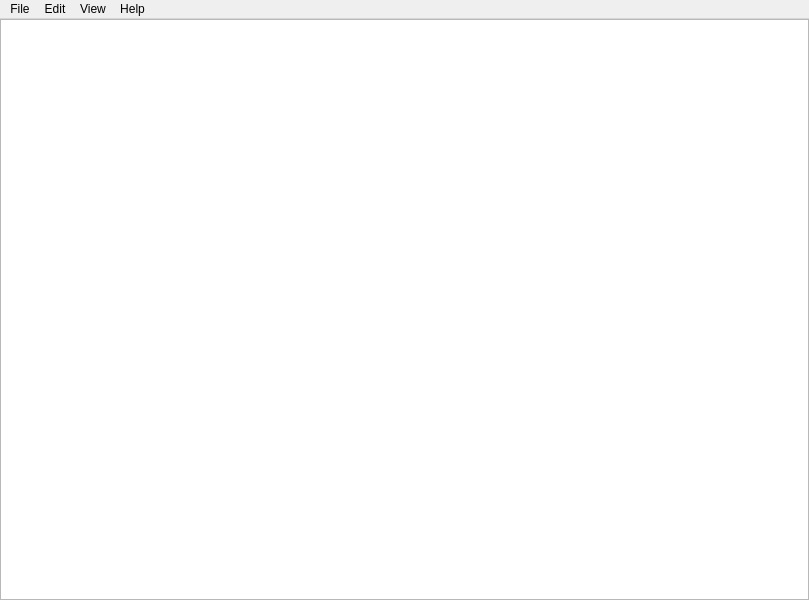
<?xml version="1.0" encoding="UTF-8"?>
<ui version="4.0">
 <class>MainWindow</class>
 <widget class="QMainWindow" name="MainWindow">
  <property name="geometry">
   <rect>
    <x>0</x>
    <y>0</y>
    <width>809</width>
    <height>600</height>
   </rect>
  </property>
  <property name="windowTitle">
   <string>MainWindow</string>
  </property>
  <widget class="QWidget" name="centralwidget">
   <layout class="QVBoxLayout" name="verticalLayout">
    <property name="spacing">
     <number>0</number>
    </property>
    <property name="leftMargin">
     <number>0</number>
    </property>
    <property name="topMargin">
     <number>0</number>
    </property>
    <property name="rightMargin">
     <number>0</number>
    </property>
    <property name="bottomMargin">
     <number>0</number>
    </property>
    <item>
     <widget class="QTextEdit" name="editor"/>
    </item>
   </layout>
  </widget>
  <widget class="QMenuBar" name="menubar">
   <property name="geometry">
    <rect>
     <x>0</x>
     <y>0</y>
     <width>809</width>
     <height>21</height>
    </rect>
   </property>
   <widget class="QMenu" name="menuFile">
    <property name="title">
     <string>File</string>
    </property>
    <addaction name="actionNew"/>
    <addaction name="actionOpen"/>
    <addaction name="actionSave"/>
    <addaction name="actionSave_As"/>
    <addaction name="separator"/>
    <addaction name="actionPrint"/>
    <addaction name="separator"/>
    <addaction name="actionExit"/>
   </widget>
   <widget class="QMenu" name="menuHelp">
    <property name="title">
     <string>Help</string>
    </property>
    <addaction name="actionAbout"/>
    <addaction name="actionMore"/>
   </widget>
   <widget class="QMenu" name="menuEdit">
    <property name="title">
     <string>Edit</string>
    </property>
    <addaction name="actionSelect_All"/>
    <addaction name="separator"/>
    <addaction name="actionDay"/>
    <addaction name="actionDate_And_Time"/>
   </widget>
   <widget class="QMenu" name="menuView">
    <property name="title">
     <string>View</string>
    </property>
    <widget class="QMenu" name="menuTheme">
     <property name="title">
      <string>Theme</string>
     </property>
     <addaction name="actionLight_Defualt"/>
     <addaction name="actionDark"/>
     <addaction name="separator"/>
     <addaction name="actionCustom_Theme"/>
    </widget>
    <widget class="QMenu" name="menuZoom">
     <property name="title">
      <string>Zoom</string>
     </property>
     <addaction name="actionZoom_In"/>
     <addaction name="actionZoom_Out"/>
    </widget>
    <addaction name="menuTheme"/>
    <addaction name="menuZoom"/>
    <addaction name="separator"/>
   </widget>
   <addaction name="menuFile"/>
   <addaction name="menuEdit"/>
   <addaction name="menuView"/>
   <addaction name="menuHelp"/>
  </widget>
  <action name="actionNew">
   <property name="text">
    <string>New</string>
   </property>
  </action>
  <action name="actionOpen">
   <property name="text">
    <string>Open</string>
   </property>
  </action>
  <action name="actionSave">
   <property name="text">
    <string>Save</string>
   </property>
  </action>
  <action name="actionSave_As">
   <property name="text">
    <string>Save As</string>
   </property>
  </action>
  <action name="actionPrint">
   <property name="text">
    <string>Print</string>
   </property>
  </action>
  <action name="actionExit">
   <property name="text">
    <string>Exit</string>
   </property>
  </action>
  <action name="actionAbout">
   <property name="text">
    <string>About</string>
   </property>
  </action>
  <action name="actionMore">
   <property name="text">
    <string>More</string>
   </property>
  </action>
  <action name="actionSelect_All">
   <property name="text">
    <string>Select All</string>
   </property>
  </action>
  <action name="actionDate_And_Time">
   <property name="text">
    <string>Date/Time</string>
   </property>
  </action>
  <action name="actionDay">
   <property name="text">
    <string>Day</string>
   </property>
  </action>
  <action name="actionInsert_Images">
   <property name="text">
    <string>Insert Images</string>
   </property>
  </action>
  <action name="actionLight_Defualt">
   <property name="text">
    <string>Light (Default)</string>
   </property>
  </action>
  <action name="actionDark">
   <property name="text">
    <string>Dark</string>
   </property>
  </action>
  <action name="actionZoom_In">
   <property name="text">
    <string>Zoom In</string>
   </property>
  </action>
  <action name="actionZoom_Out">
   <property name="text">
    <string>Zoom Out</string>
   </property>
  </action>
  <action name="actionCustom_Theme">
   <property name="text">
    <string>Custom Theme</string>
   </property>
  </action>
 </widget>
 <resources>
  <include location="resources.qrc"/>
 </resources>
 <connections/>
</ui>
